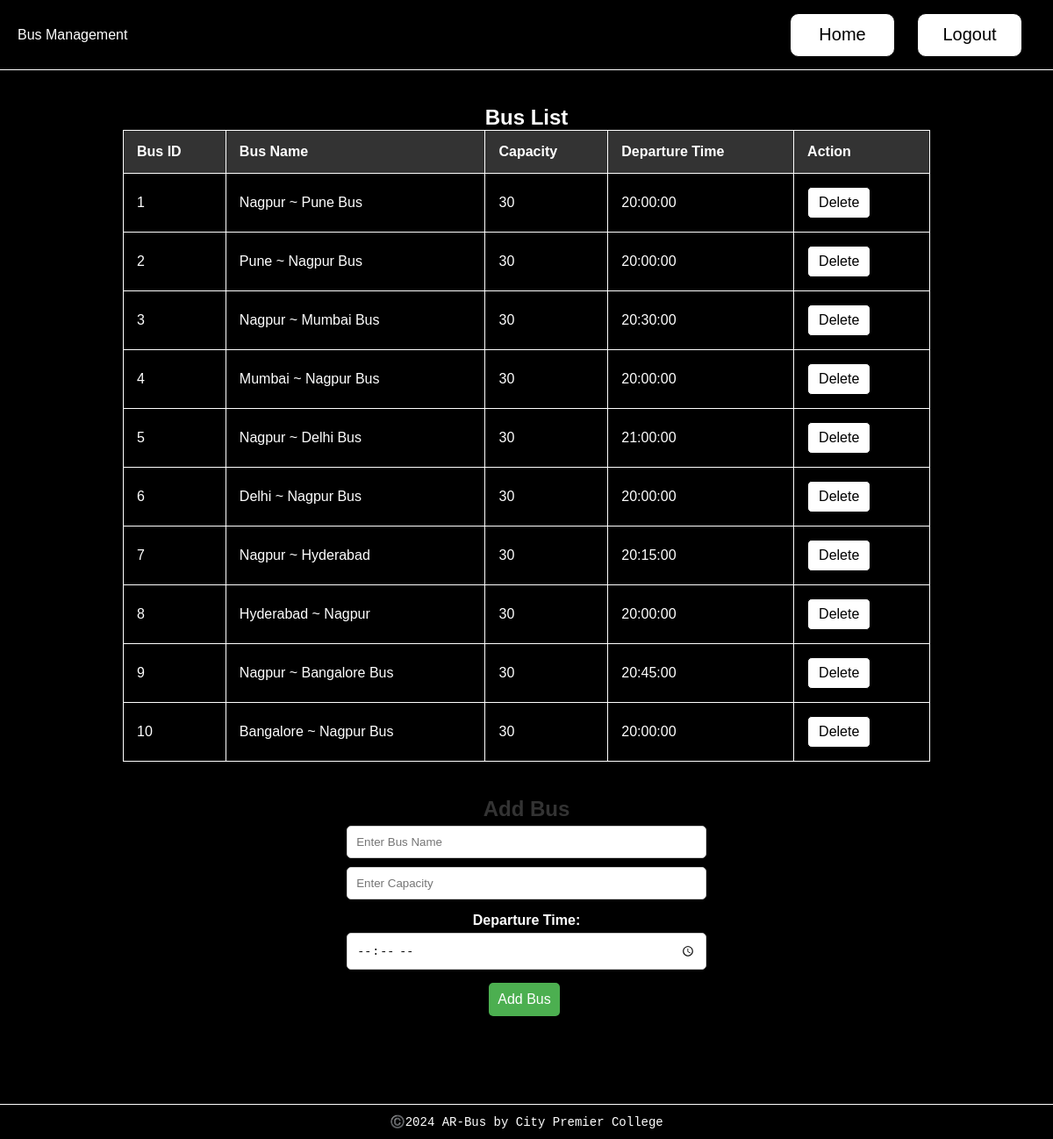
/views/bus_view.php (signed in), run on the app's committed database.
### tables this page shows
CREATE TABLE `buses` (
  `bus_id` int(11) NOT NULL,
  `bus_name` varchar(255) NOT NULL,
  `capacity` int(11) NOT NULL,
  `departure_time` time DEFAULT NULL
);

### controllers/bus_controller.php (called while the page is built, shortened)
<?php
include_once('../includes/db.php');
function getBusList($conn) {
    $query = "SELECT * FROM buses";
    $result = mysqli_query($conn, $query);
    $bus_list = array();
    if ($result && mysqli_num_rows($result) > 0) {
        while ($row = mysqli_fetch_assoc($result)) {
            $bus_list[] = $row;
        }
    }
    return $bus_list;
}
$bus_list = getBusList($conn);
?>

### views/bus_view.php (the view, shortened to what this page needs)
<!DOCTYPE html>
<html lang="en">
<head>
    <link rel="stylesheet" href="../css/styles.css">
    <link rel="stylesheet" href="../css/bus.css">
</head>
<body>
    <?php
        include('../controllers/bus_controller.php');
    ?>
    <header class="header">
        <span>Bus Management</span>
        <nav>
            <a href="../views/home_view.php"><button>Home</button></a>
            <a href="../logout.php"><button>Logout</button></a>
        </nav>
    </header>
    <div class="container">
        <h2>Bus List</h2>
        <?php
        if ($bus_list) {
            echo '<table>';
            echo '<tr>';
            echo '<th>Bus ID</th>';
            echo '<th>Bus Name</th>';
            echo '<th>Capacity</th>';
            echo '<th>Departure Time</th>';
            echo '<th>Action</th>';
            echo '</tr>';
            foreach ($bus_list as $bus) {
                echo '<tr>';
                echo '<td>' . $bus['bus_id'] . '</td>';
                echo '<td>' . $bus['bus_name'] . '</td>';
                echo '<td>' . $bus['capacity'] . '</td>';
                echo '<td>' . $bus['departure_time'] . '</td>';
                echo '<td>';
                echo '<form action="../controllers/bus_controller.php" method="post">';
                echo '<button type="submit" name="delete_bus">Delete</button>';
                echo '</form>';
                echo '</td>';
                echo '</tr>';
            }
            echo '</table>';
        } else {
            echo '<p>No buses available.</p>';
        }
        ?>
            <div class="form-container">
                <h2>Add Bus</h2>
                <form action="../controllers/bus_controller.php" method="post">
                    <input type="text" id="bus_name" name="bus_name" placeholder="Enter Bus Name" required>
                    <input type="number" id="capacity" name="capacity" placeholder="Enter Capacity" required>
                    <label for="departure_time">Departure Time:</label>
                    <input type="time" id="departure_time" name="departure_time" placeholder="Departure Time:" required>
                    <button type="submit" name="add_bus">Add Bus</button>
                </form>
            </div>
    </div>
    <?php include "../includes/footer.php"; ?>
</body>
</html>

### includes/footer.php
<footer class="footer">
    <samp>©️2024 AR-Bus by City Premier College</samp>
</footer>

### css/styles.css (style rules this page uses)
* { padding: 0; margin: 0; box-sizing: border-box; }
.header { width: 100%; height: 80px; background: #000000; color: #fff; position: absolute; top: 0; display: flex; padding-left: 50px; justify-content: space-between; border-bottom: 1px solid #fff; align-items: center; }
.footer { width: 100%; height: 40px; background: #000000; color: #fff; font-size: 14px; position: fixed; bottom: 0; display: flex; justify-content: center; align-items: center; text-align: center; border-top: 1px solid #fff; }

### css/bus.css (style rules this page uses)
body { background: #000000; width: 100%; font-family: 'Poppins', sans-serif; display: flex; justify-content: center; align-items: center; }
.header { height: 80px; display: flex; justify-content: space-between; padding: 20px; border-bottom: 1px solid #fff; }
.header nav { display: flex; flex-direction: row; }
.header nav a { display: flex; justify-content: center; text-align: center; align-items: center; text-decoration: none; margin: 10px; }
.header nav a button { background: #fff; color: #000; font-size: 20px; border: 1px solid #000; padding: 10px; width: 120px; height: 50px; border-radius: 10px; cursor: pointer; }
.container { width: 80%; color: #fff; display: flex; flex-direction: column; align-items: center; justify-content: center; border-radius: 20px; position: relative; padding: 20px; margin-top: 100px; margin-bottom: 100px; }
table { width: 100%; border-collapse: collapse; }
table, th, td { border: 1px solid #fff; }
th, td { padding: 15px; text-align: left; }
th { background-color: #333; color: #fff; }
button { background: #fff; color: #000; font-size: 16px; border: 1px solid #000; padding: 8px 12px; border-radius: 5px; margin-right: 5px; cursor: pointer; }
.form-container { width: 60%; margin: auto; background-color: #000; padding: 20px; border-radius: 10px; box-shadow: 0 0 10px rgba(0, 0, 0, 0.1); margin-top: 20px; }
.form-container h2 { color: #333; text-align: center; }
.form-container form { display: flex; flex-direction: column; align-items: center; }
.form-container label { margin-top: 10px; font-weight: bold; }
.form-container input { width: 80%; padding: 10px; margin: 5px 0; border: 1px solid #ccc; border-radius: 5px; }
.form-container button { background-color: #4caf50; color: #fff; padding: 10px; margin-top: 10px; border: none; border-radius: 5px; cursor: pointer; }

### data on the page
buses: bus_id "1", bus_name "Nagpur ~ Pune Bus", capacity "30", departure_time "20:00:00"
buses: bus_id "2", bus_name "Pune ~ Nagpur Bus", capacity "30", departure_time "20:00:00"
buses: bus_id "3", bus_name "Nagpur ~ Mumbai Bus", capacity "30", departure_time "20:30:00"
buses: bus_id "4", bus_name "Mumbai ~ Nagpur Bus", capacity "30", departure_time "20:00:00"
buses: bus_id "5", bus_name "Nagpur ~ Delhi Bus", capacity "30", departure_time "21:00:00"
buses: bus_id "6", bus_name "Delhi ~ Nagpur Bus", capacity "30", departure_time "20:00:00"
buses: bus_id "7", bus_name "Nagpur ~ Hyderabad", capacity "30", departure_time "20:15:00"
buses: bus_id "8", bus_name "Hyderabad ~ Nagpur", capacity "30", departure_time "20:00:00"
buses: bus_id "9", bus_name "Nagpur ~ Bangalore Bus", capacity "30", departure_time "20:45:00"
buses: bus_id "10", bus_name "Bangalore ~ Nagpur Bus", capacity "30", departure_time "20:00:00"
